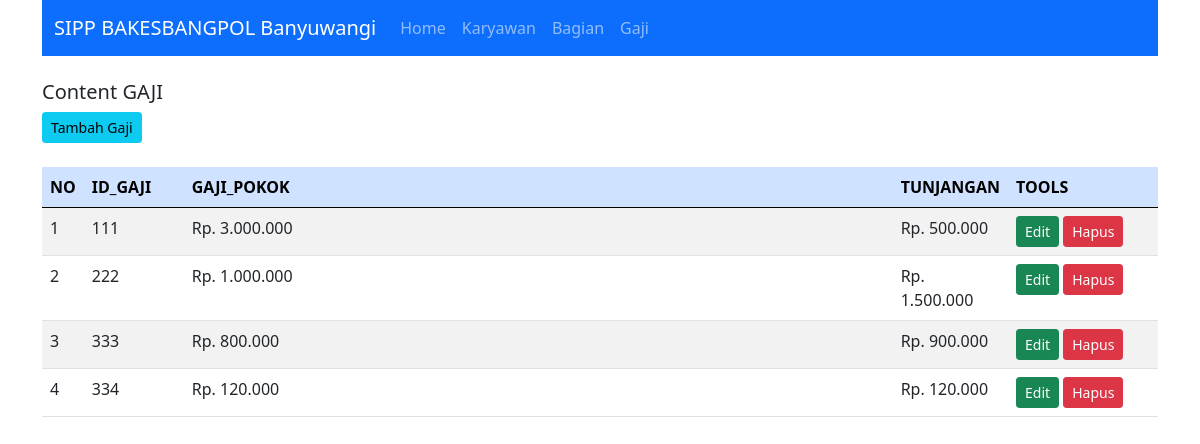
The app's page /index.php?target=gaji with its own data.
### tables this page shows
CREATE TABLE `gaji` (
  `ID_GAJI` int(11) NOT NULL,
  `GAJI_POKOK` varchar(200) NOT NULL,
  `TUNJANGAN` varchar(200) NOT NULL
);

### Config/Query_builder.php (called while the page is built, shortened)
<?php
class Query_builder implements Query
{
    private $v_db, $v_table, $v_select, $v_join, $v_where, $v_order_by, $v_query,
    $v_insert, $v_update, $v_delete;
    public function __construct($dataKoneksi)
    {
        $this->v_db = new \mysqli($dataKoneksi['host'], $dataKoneksi['user'], $dataKoneksi['password'], $dataKoneksi['dbname']);
    }
    public function table($table)
    {
        $this->v_table = $table;
        return $this;
    }
    public function get()
    {
        $this->v_query = " SELECT ";
        if (!empty($this->v_select)) {
            $this->v_query .= $this->v_select . " ";
        } else {
            $this->v_query .= " * ";
        }
        $this->v_query .= " FROM " . $this->v_table . " ";
        return $this;
    }
    public function resultArray()
    {
        $data = $this->v_db->query($this->v_query);
        $rows = array();
        while ($row = $data->fetch_array()) {
            $rows[] = $row;
        }
        return $rows;
    }
}

### Master/Gaji.php (the view, shortened to what this page needs)
<?php
class Gaji
{
    private $db;
    public function __construct($con)
    {
        $this->db = new Query_builder($con);
    }
    public function index()
    {
        $data = $this->db->table('gaji ')->get()->resultArray();
        $res = '<a href="?target=gaji&act=tambah_gaji" class="btn btn-info btn-sm">Tambah Gaji</a><br><br>
        <div class="table-responsive">
        <table class="table table-striped">
            <thead class="table-primary">
                <tr>
                    <th>NO</th>
                    <th>ID_GAJI</th>
                    <th>GAJI_POKOK</th>
                    <th>TUNJANGAN</th>
                    <th>TOOLS</th>
                </tr>
            </thead>
            <tbody>';
            $no = 1;
            foreach ($data as $r) {
                $res .= '<tr>
                <td width="10">'.$no.'</td>
                <td width="100">'.$r['ID_GAJI'].'</td>
                <td>'.$r['GAJI_POKOK'].'</td>
                <td width="10">'.$r['TUNJANGAN'].'</td>
                <td width="150">
                    <a href="?target=gaji&act=edit_gaji&id='.$r['ID_GAJI'].'" class="btn btn-success btn-sm">Edit</a>
                    <a href="?target=gaji&act=delete_gaji&id='.$r['ID_GAJI'].'" class="btn btn-danger btn-sm">Hapus</a>
                </td>';
                $no++;
            }
            $res .='</tbody></table></div>';
            return $res;
    }
}

### records on screen
gaji: ID_GAJI "111", GAJI_POKOK "Rp. 3.000.000", TUNJANGAN "Rp. 500.000"
gaji: ID_GAJI "222", GAJI_POKOK "Rp. 1.000.000", TUNJANGAN "Rp. 1.500.000"
gaji: ID_GAJI "333", GAJI_POKOK "Rp. 800.000", TUNJANGAN "Rp. 900.000"
gaji: ID_GAJI "334", GAJI_POKOK "Rp. 120.000", TUNJANGAN "Rp. 120.000"

### other values on screen
$r['Text'] "Home"
$r['Text'] "Karyawan"
$r['Text'] "Bagian"
$r['Text'] "Gaji"
$target "GAJI"
